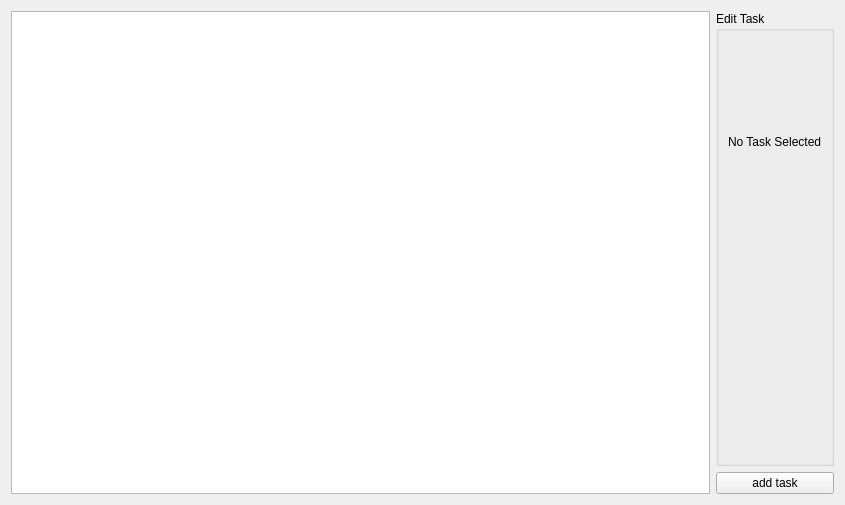
<?xml version="1.0" encoding="UTF-8"?>
<ui version="4.0">
 <class>TaskHierarchy</class>
 <widget class="QWidget" name="TaskHierarchy">
  <property name="geometry">
   <rect>
    <x>0</x>
    <y>0</y>
    <width>845</width>
    <height>505</height>
   </rect>
  </property>
  <property name="windowTitle">
   <string>Form</string>
  </property>
  <layout class="QHBoxLayout" name="horizontalLayout">
   <item>
    <widget class="QTreeView" name="treeView"/>
   </item>
   <item>
    <layout class="QVBoxLayout" name="verticalLayout">
     <item>
      <widget class="QGroupBox" name="edit_group">
       <property name="title">
        <string>Edit Task</string>
       </property>
       <layout class="QVBoxLayout" name="verticalLayout_2">
        <item>
         <widget class="QLabel" name="NoneSelected">
          <property name="text">
           <string>No Task Selected</string>
          </property>
         </widget>
        </item>
        <item>
         <widget class="TaskDetails" name="task_details" native="true"/>
        </item>
       </layout>
      </widget>
     </item>
     <item>
      <widget class="QPushButton" name="addTask">
       <property name="text">
        <string>add task</string>
       </property>
      </widget>
     </item>
    </layout>
   </item>
  </layout>
 </widget>
 <customwidgets>
  <customwidget>
   <class>TaskDetails</class>
   <extends>QWidget</extends>
   <header>stack_of_tasks_ui.hierarchy_tab.task_details</header>
   <container>1</container>
  </customwidget>
 </customwidgets>
 <resources/>
 <connections/>
</ui>
